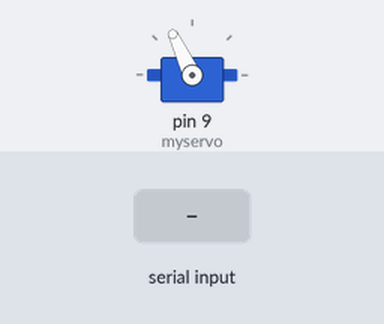
Bench run of a sketch on a simulated Arduino Uno, built with avr-gcc and run on an emulated ATmega328P. On the bench: servo. Inputs (shaded band) come from the test bench.

Above: at 3.2 s.
3.3 s: "1" received over Serial
At 3.7 s:
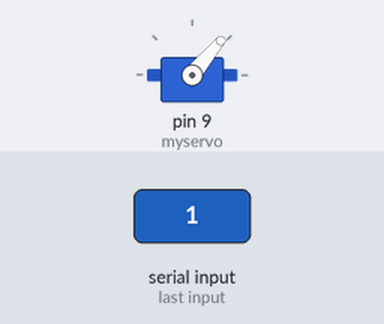
5.3 s: "2" received over Serial
At 5.7 s:
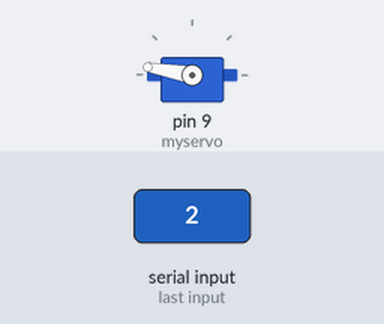
Timing chart, 0 to 8.3 s (numbered marks = the images above; inputs shaded):
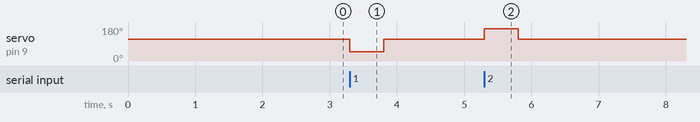

Measured:
- after the input at 3.3 s, servo on pin 9 (myservo): 115° → 50° at once, → 115° 0.50 s later
- after the input at 5.3 s, servo on pin 9 (myservo): 115° → 170° at once, → 115° 0.50 s later

The sketch:

sketch_mar24b.ino
```cpp
#include <Servo.h>
Servo myservo;
void setup() {
  // put your setup code here, to run once:
  Serial.begin(9600);
  myservo.attach(9);
  myservo.write(115);
  delay(2000);
}

void loop()
{
  // put your main code here, to run repeatedly:
  int i=Serial.read();
  if(i=='1'){
  myservo.write(50);
    delay(500);
   // int distance = readPing();
   // delay(100);
    myservo.write(115);
    delay(100);
    i==0;
    }
    if(i=='2')
    {myservo.write(170);
    delay(500);
   // int distance = readPing();
   // delay(100);
    myservo.write(115);
   // return distance;
    delay(100);
    i==0;
    }

}
```
